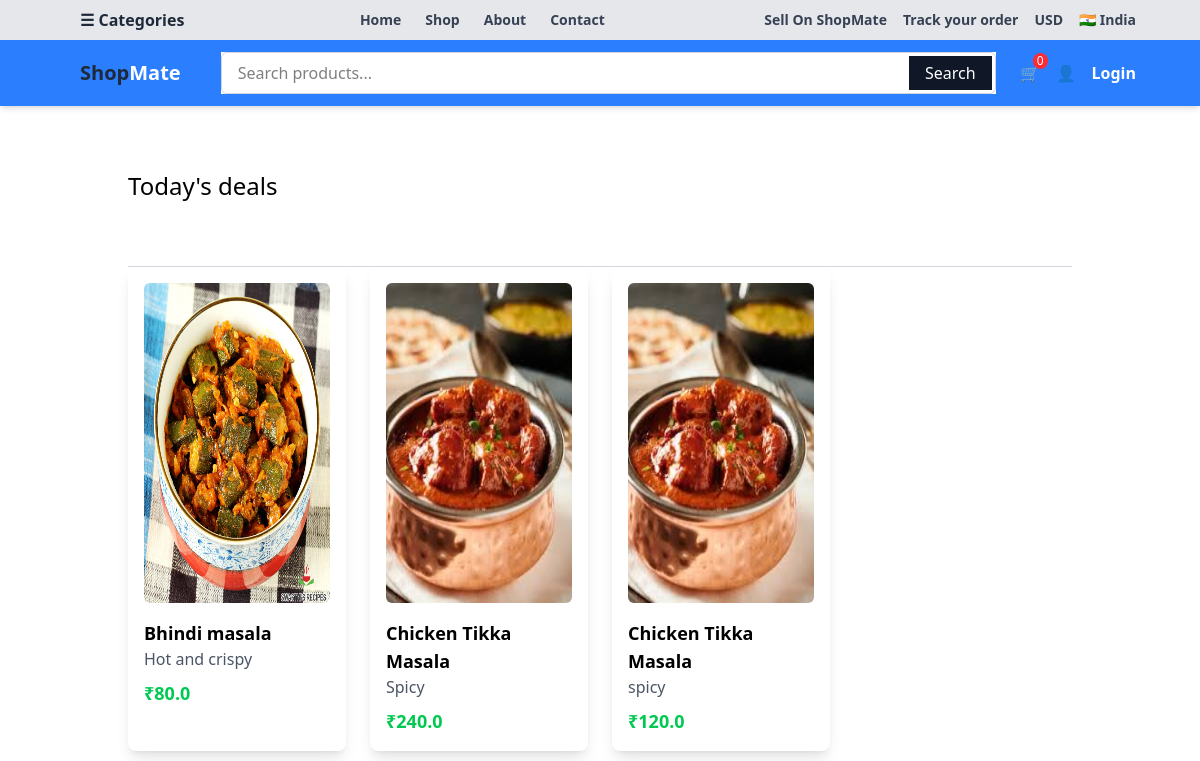
The page / on the database its author committed.
### myapp/models.py (models this page shows, shortened)
class Product(models.Model):
    def get_absolute_url(self):
        return reverse('detail',args=[self.slug])
    name=models.CharField(max_length=100)
    price=models.FloatField()
    description=models.TextField()
    image=models.ImageField(upload_to='images/')#install pillow for image field
    slug=models.SlugField(unique=True,blank=True)
    stock=models.IntegerField()
    active=models.BooleanField()

### myapp/views.py (the view)
# urls.py: path('',views.index,name='index'),
def index(request):
    products=Product.objects.all()
    return render(request,'myapp/index.html',{'products':products})

### cart/cart.py (called while the page is built)
    def __len__(self):
        return sum(int(item['qty']) for item in self.cart.values() if item['qty'])

### cart/context_processors.py (called while the page is built)
def cart(request):
    return {'cart':Cart(request)}

### myapp/templates/myapp/index.html
{% extends 'myapp/base.html' %}
{% block body %}
    <div>
        <h1 class="text-2xl px-32 py-10 my-6">Today's deals</h1>
        <div class="px-32">
            <hr class="border-t border-gray-300"/>
        </div>
        <div class="grid grid-cols-4 px-32 gap-6">
            {% for product in products %}
                <div class="rounded-lg shadow-lg p-4">
                    <img class="rounded-md mb-4 w-80 h-80 mx-auto" src="{{product.image.url}}" alt="">
                    <a class="text-lg font-semibold" href="{{product.get_absolute_url}}">{{product.name}}</a>
                    <p class="text-gray-600">{{product.description}}</p>
                    <p class="text-green-500 font-bold mt-2 text-lg">₹{{product.price}}</p>
                </div>
            {% endfor %}
        </div>
    </div>
{% endblock %}

### myapp/templates/myapp/base.html (shortened to what this page needs)
<!doctype html>
<html lang="en">
  <head>
    <script src="https://cdn.jsdelivr.net/npm/@tailwindcss/browser@4"></script>
  </head>
  <body>
    <nav
      class="bg-gray-200 shadow-md px-4 py-2 px-16 flex items-center justify-between"
    >
      <div class="flex items-center space-x-2">
        <span class="text-md font-semibold text-gray-800 px-4"
          >☰ Categories</span
        >
      </div>
      <div class="hidden md:flex space-x-6 font-bold text-sm">
        <a href="#" class="text-gray-700 hover:text-blue-600">Home</a>
        <a href="#" class="text-gray-700 hover:text-blue-600">Shop</a>
        <a href="#" class="text-gray-700 hover:text-blue-600">About</a>
        <a href="#" class="text-gray-700 hover:text-blue-600">Contact</a>
      </div>
      <div class="flex items-center space-x-4 font-bold text-sm">
        <a href="#" class="text-gray-700 hover:text-blue-600"
          >Sell On ShopMate</a
        >
        <a href="#" class="text-gray-700 hover:text-blue-600"
          >Track your order</a
        >
        <a href="#" class="text-gray-700 hover:text-blue-600">USD</a>
        <a href="#" class="text-gray-700 hover:text-blue-600">🇮🇳 India</a>
      </div>
    </nav>
    <nav
      class="bg-blue-500 shadow-md px-4 py-3 px-16 flex items-center justify-between"
    >
      <div class="flex items-center space-x-2">
        <span class="text-xl font-semibold text-gray-800 px-4"
          >Shop<span class="text-white">Mate</span>
        </span>
      </div>
      <div class="lg:block flex-grow mx-6 bg-white">
        <form class="relative w-full">
          <input
            type="text"
            name="item_name"
            placeholder="Search products..."
            class="w-full px-4 py-2 pr-20 rounded-md border border-gray-300 focus:outline-none focus:ring-2 focus:ring-blue-400"
          />
          <button
            type="submit"
            class="absolute right-1 top-1 bottom-1 px-4 bg-gray-900 text-white hover:bg-gray-700"
          >
            Search
          </button>
        </form>
      </div>
      <div class="flex items-center space-x-4">
        <a href="{% url 'cart-overview' %}" class="relative">
          🛒
          <span
            id="cart-qty"
            class="absolute -top-2 -right-2 text-xs bg-red-500 text-white rounded-full px-1"
          >
          {% with qty_amount=cart|length %}
            {% if qty_amount > 0 %}
                {{qty_amount}}
            {% else %}
                0
            {% endif %}
          {% endwith %}
          </span>
        </a>
        <a href="#" class="text-gray-600 hover:text-blue-600">👤</a>
      </div>
      <div>
        {% if user.is_authenticated %}
          <a class="text-white font-bold" href="{% url 'logout' %}">Logout</a>
        {% else %}
          <a class="text-white font-bold" href="{% url 'login' %}">Login</a>
        {% endif %}
      </div>
    </nav>
    {% block body %}{% endblock %}
  </body>
</html>

### rows shown on the page
Product: image (picture), name "Bhindi masala", description "Hot and crispy", price "80.0"
Product: image (picture), name "Chicken Tikka Masala", description "Spicy", price "240.0"
Product: image (picture), name "Chicken Tikka Masala", description "spicy", price "120.0"
